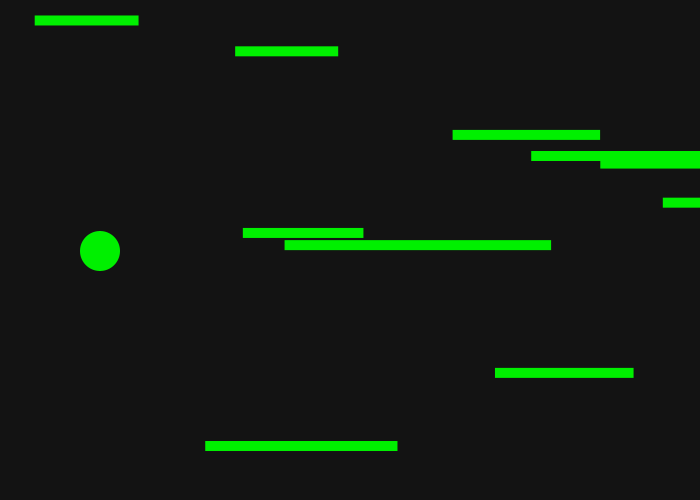
Frame 1 (no input)
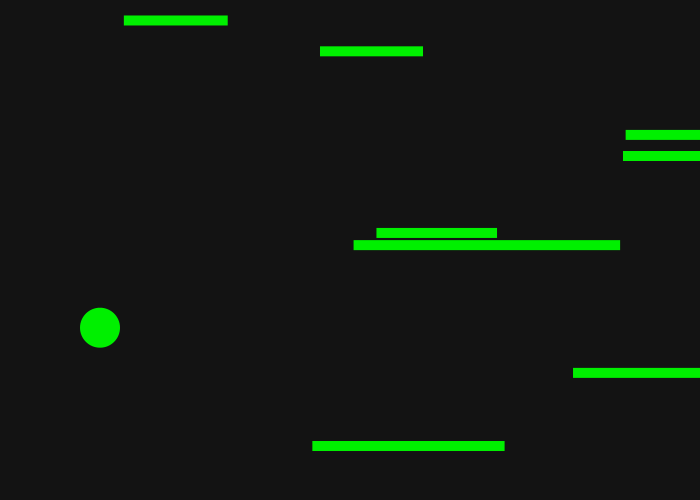
Frame 60 (the mouse pressed at the canvas centre just before this capture)
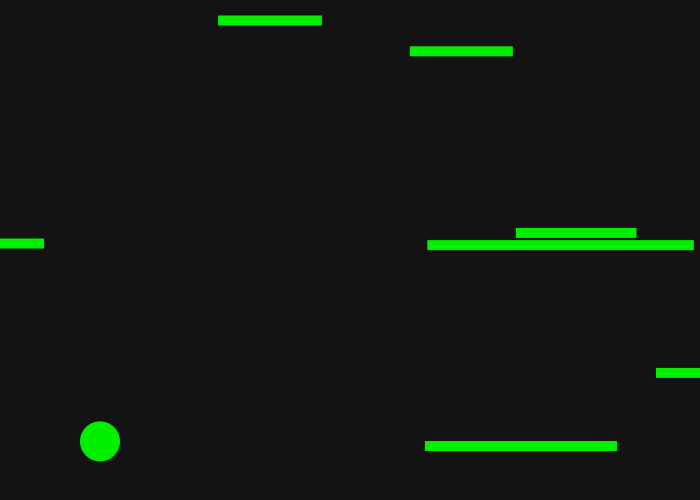
Frame 120 (the mouse held since frame 60 and released just before this capture)

The Processing sketch that drew these frames (run headless with seeded random() and noise(); from frame 60 on, the mouse is pressed at the canvas centre):

// Processing sketch: platformer
// ── platformer.pde

// variables for position
float xPos =0;
float yPos =0;
float pos;
float accel =.01;
float speed =1;
float ballw = 40;
float ballh = 40;


platform platform1;
platform platform2;
platform platform3;
platform platform4;
platform platform5;
platform platform6;
platform platform7;
platform platform8;
platform platform9;
platform platform10;


// booleans for movement
boolean right = false;
boolean left = false;
void setup() {
  //window mods
  size (700, 500);
  background(255);

  pos = height/2;
  //shape origin
  xPos = width/7;
  yPos = height/2;

  noStroke();
  fill(0, 240, 0);
  platform1 = new platform();
  platform2 = new platform();
  platform3 = new platform();
  platform4 = new platform();
  platform5 = new platform();
  platform6 = new platform();
  platform7 = new platform();
  platform8= new platform();
  platform9 = new platform();
  platform10 = new platform();
}

void draw() {
  background(19, 19, 19);
  platform1.display();
  platform1.move();
  platform2.display();
  platform2.move();
  platform3.display();
  platform3.move();
  platform4.display();
  platform4.move();
  platform5.display();
  platform5.move();
  platform6.display();
  platform6.move();
  platform7.display();
  platform7.move();
  platform8.display();
  platform8.move();
  platform9.display();
  platform9.move();
  platform10.display();
  platform10.move();
  //gravity code
  //if(!keyPressed){
  pos = pos + speed;
  speed = speed + accel;
 //if (xPos + ballw > xp && xPos < xp + pw && pos + ballh > yp && pos < yp + yh) {
 //  textSize(40);
 //  text ("works?",60,60);
 //}
  if ( pos >500 && accel >=0 ) {
    speed= 0;
    accel =0;
    textSize(100);
    text("game over", width-600, height/2);
  }

  // update movement
  if (left) {
    xPos = xPos - 1;
  }
  if (right) {
    xPos = xPos + 1;
  }

  //draw shape
  ellipse(xPos, pos, ballw, ballh);
}

void keyPressed() {
  if (key == 'a') {
    left = true;
  }
  if (key == 'd') {
    right = true;
  }
}
void keyReleased() {
  if (key == 'a') {
    left = false;
  }


  if (key == 'd') {
    right = false;
  }
}

// ── class_items.pde
public class platform {
  // floats for the platforms
  float xp;
  float yp;
  float pw;
  float ph;
  float accel;
  float speed;
  float size;

  platform() {
    xp=random(width);
    yp=random(height);

    speed = random(1, 3);
    pw = random(100, 300);
    ph = 10;
  }


  void display() {
    rect(xp, yp, pw, ph);
  }

  void move() {
    accel=0.001;
    speed= speed +accel;
    xp= xp+speed;
    if ( xp>width) {
      xp=-300;
      yp=random (height);
    }
  }
}

// ── dude.pde


class dude{
float xd;
float yd;
//floats for gravity
float gspeed;
float gaccel;
boolean left= false;
boolean right= false;
boolean up= false;
boolean down= false;

dude(){
  xd= width/2;
  yd=height/2;

}
void display(){
  ellipse(xd,yd,30,30);
}
void move(){
  
  
  
}

}
